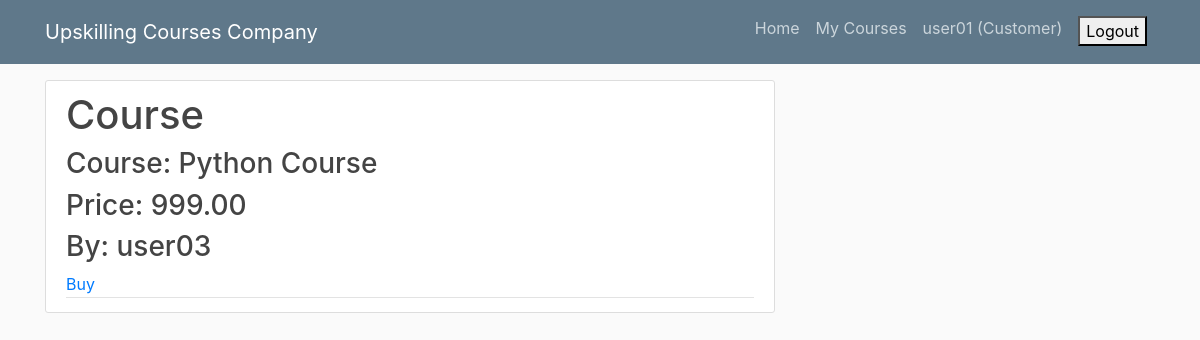
Page /detail/1/ (signed in) on the committed database.
### accounts/models.py (models this page shows)
class User(AbstractUser):
    is_admin = models.BooleanField(default=False)
    is_customer = models.BooleanField(default=False)
    is_customerexecutive = models.BooleanField(default=False)
    is_salesexecutive = models.BooleanField(default=False)
    username = models.CharField(unique=True, max_length=100)
    email = models.EmailField(max_length=100)
    first_name = models.CharField(max_length=100)
    last_name = models.CharField(max_length=100)

class SalesExecutive(models.Model):
    user = models.OneToOneField(User, on_delete=models.CASCADE, primary_key=True)
    username = models.CharField(unique=True, max_length=100)
    email = models.EmailField(max_length=100)
    first_name = models.CharField(max_length=100)
    last_name = models.CharField(max_length=100)
    def __str__(self):
        return str(self.user)

### products/models.py (models this page shows, shortened)
class Product(models.Model):
    product_id      = models.IntegerField(primary_key=True)
    product_name    = models.CharField(max_length=100)
    product_price   = models.DecimalField(max_digits=6, decimal_places=2)
    product_seller  = models.ForeignKey(SalesExecutive, on_delete=models.CASCADE)

### products/views.py (the view)
# urls.py: path('detail/<product_id>/', productdetail, name='productdetail'),
@login_required(login_url="/accounts/login/")
def productdetail(request, product_id):
    product = Product.objects.get(product_id=product_id)
    return render(request, 'products/productdetail.html', {'product':product})

### products/templates/products/productdetail.html
{% extends 'base.html' %}
{% block content %}
    <article class="media content-section">
        <div class="media-body">
            <div class="article-metadata">
                <h1>Course</h1>
                <h3>Course: {{ product.product_name }}</h3>
                <h3>Price: {{ product.product_price }}</h3>
                <h3>By: {{ product.product_seller }}</h3>
                {% if user.is_customer %}
                    <a href="{% url 'orders:createorder'  product_id=product.product_id %}">Buy</a>
                {% elif user.is_salesexecutive %}
                    <a href="{% url 'products:productedit' product_id=product.product_id %}">Edit Course</a>
                    <a href="{% url 'products:productdelete' product_id=product.product_id %}">Delete Course</a>
                {% endif %}
            </div>
        </div>
    </article>
{% endblock %}

### templates/base.html (shortened to what this page needs)
{% load static %}
<!DOCTYPE html>
<html>
<head>
    <link rel="stylesheet" href="https://maxcdn.bootstrapcdn.com/bootstrap/4.0.0/css/bootstrap.min.css">
    <link rel="stylesheet" type="text/css" href="{% static 'style.css' %}">
</head>
<body>
    <header class="site-header">
        <nav class="navbar navbar-expand-md navbar-dark bg-steel fixed-top">
            <div class="container">
                <a class="navbar-brand mr-4" href="{% url 'products:home' %}">Upskilling Courses Company</a>
                <div class="collapse navbar-collapse" id="navbarToggle">
                    <div class="navbar-nav">
                        {% if user.is_customer %}
                            <a class="nav-item nav-link" href="{% url 'products:home' %}">Home</a>
                            <a class="nav-item nav-link" href="{% url 'orders:mycourses' %}">My Courses</a>
                            <label class="nav-item nav-link">{{ request.user }} (Customer)</label>
                            <form class="nav-item nav-link" action="{% url 'accounts:logout' %}" method="POST">
                                <button type="submit">Logout</button>
                            </form>
                        {% else %}
                                <a class="nav-item nav-link" href="{% url 'accounts:login' %}">Login</a>
                                <a class="nav-item nav-link" href="{% url 'accounts:signup' %}">Signup</a>
                        {% endif %}
                    </div>
                </div>
            </div>
        </nav>
    </header>
    <main role="main" class="container">
        <div class="row">
            <div class="col-md-8">
                {% block content %}{% endblock %}
            </div>
        </div>
    </main>
</body>
</html>

### static/style.css (style rules this page uses)
body { background: #fafafa; color: #333333; margin-top: 5rem; }
h1, h2, h3, h4, h5, h6 { color: #444444; }
.bg-steel { background-color: #5f788a; }
.site-header .navbar-nav .nav-link { color: #cbd5db; }
.content-section { background: #ffffff; padding: 10px 20px; border: 1px solid #dddddd; border-radius: 3px; margin-bottom: 20px; }
.article-metadata { padding-bottom: 1px; margin-bottom: 4px; border-bottom: 1px solid #e3e3e3 }

### rows in the picture
User: user "user01"
Product: product_name "Python Course", product_price "999.00", product_seller "user03"
